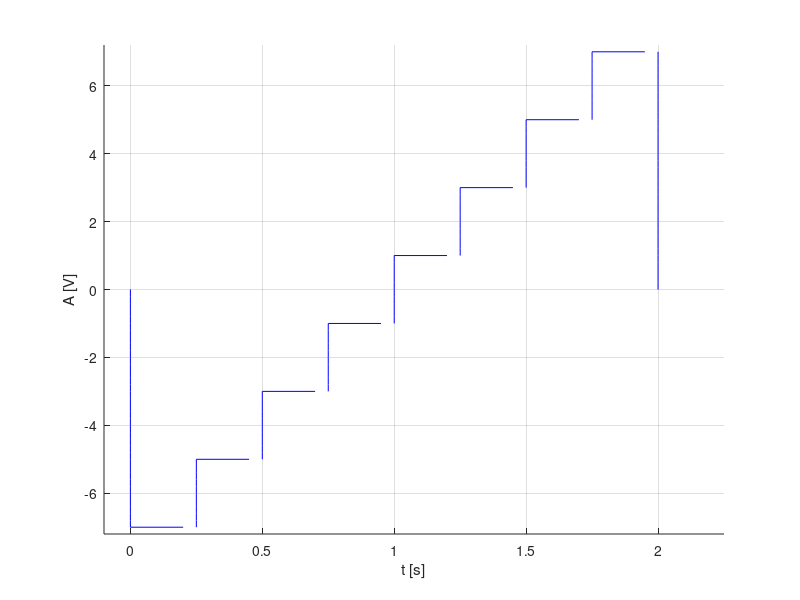

This figure's MATLAB source:
%Se va genera un semnal cu rezolutie temporara de 2ms, 20ms
%200ms pentru un semnal continuu de tipul:

%3. Semnal dreptunghiular multinivel, aleator
%? Durata fiecarui nivel: 0,25 s.
%? Nivelurile
%a) {-1, 1}
%b) {-3,-1,1,3}
%c) {-5,-3,-1,1,3,5}
%d) {-7,-5,-3,-1,1,3,5,7}

hold on
xlabel('t [s]'),ylabel('A [V]')
%d) nivelurile {-7,-5,-3,-1,1,3,5,7}
%Rezolutia temporara de 2ms

%y variaza de la 0 la -7
y=0:-0.2:-7;
x=y*0;
plot(x,y,'b')
%nivel -7
x = 0: 0.2: 1/4;
y = -7+0*x;
plot(x, y, 'b'),grid

%x=1/4;y variaza de la -7 la -5
y=-7:0.2:-5;
x=y*0+1/4;
plot(x,y,'b')

%nivel -5
x = 1/4:0.2:1/2;
y=-5+0*x;
plot(x,y,'b')

%x=1/2;y variaza de la -5 la -3
y=-5:0.2:-3;
x=y*0+1/2;
plot(x,y,'b')

%nivel -3
x = 1/2:0.2:3/4;
y=-3+x*0;
plot(x,y,'b')

%x=3/4;y variaza de la -3 la -1
y=-3:0.2:-1;
x=y*0+3/4;
plot(x,y,'b')

%nivel -1
x = 3/4:0.2:1;
y=-1+x*0;
plot(x,y,'b')

%x=1;y variaza de la -1 la 1;
y=-1:0.2:1;
x=y*0+1;
plot(x,y,'b')

%nivel 1
x = 1:0.2:5/4;
y=1+x*0;
plot(x,y,'b')

%x=5/4;y variaza de la 1 la 3
y=1:0.2:3;
x=y*0+5/4;
plot(x,y,'b')

%nivel 3
x = 5/4:0.2:6/4;
y=3+x*0;
plot(x,y,'b')

%x=6/4;y variaza de la 3 la 5
y=3:0.2:5;
x=y*0+6/4;
plot(x,y,'b')

%nivel 5
x = 6/4:0.2:7/4;
y=5+x*0;
plot(x,y,'b')

%x=7/4;y variaza de la 5 la 7
y=5:0.2:7;
x=7/4+y*0;
plot(x,y,'b')

%nivel 7
x = 7/4:0.2:8/4;
y=7+x*0;
plot(x,y,'b')

%x=2;y variaza de la 7 la 0
y=7:-0.2:0;
x=2+y*0;
plot(x,y,'b')

axis([-0.1 2.25 -7.2 7.2])